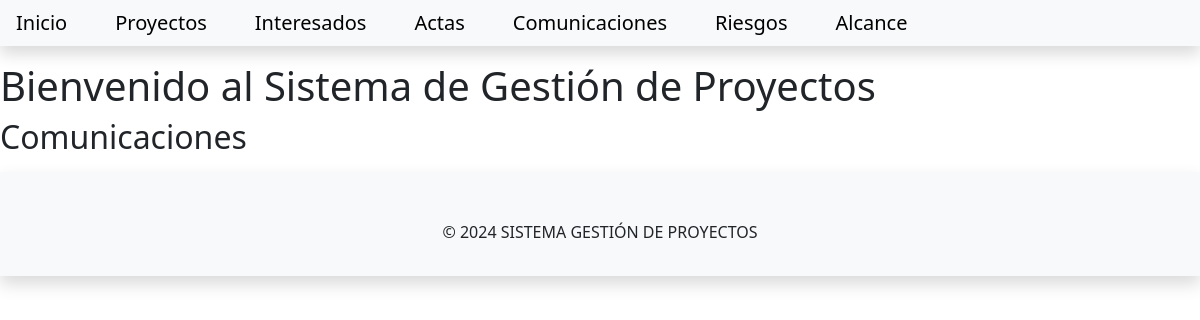
The app's page /gestionproyectos/comunicacion, older data.
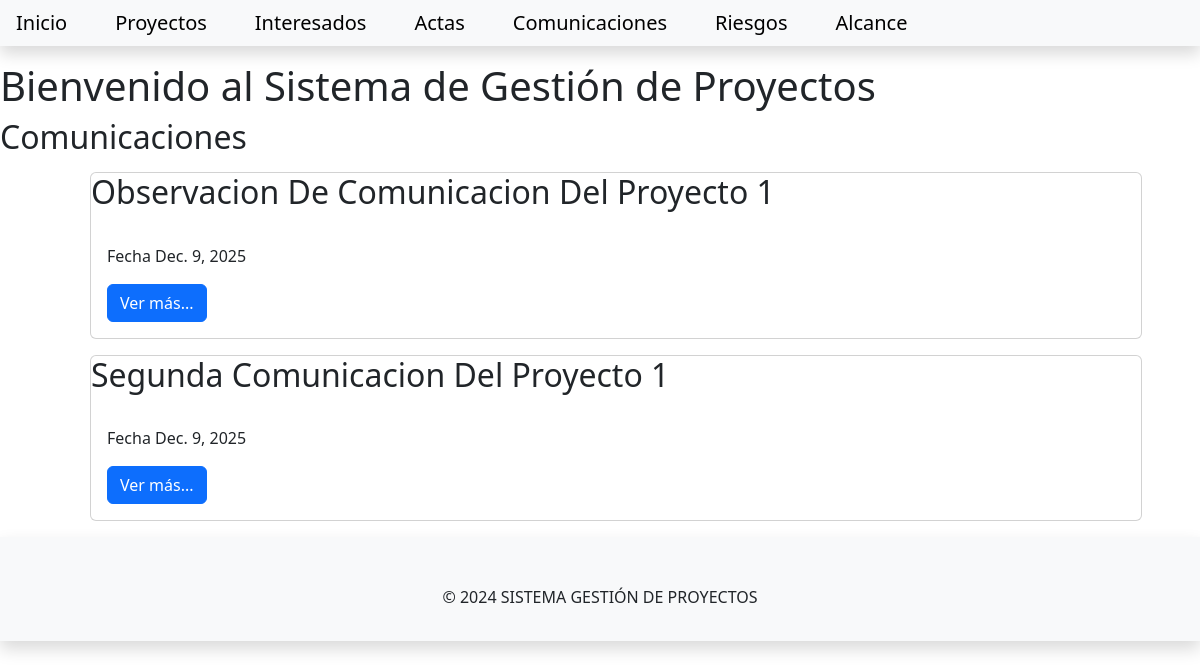
The same page, newer data.
### gestionproyecto/models.py (models this page shows, shortened)
class Comunicacion(models.Model):
    observaciones = models.TextField()
    fecha = models.DateField()
    interesado = models.ForeignKey(to=Interesado, on_delete=models.CASCADE)
    slug = models.SlugField(unique=True, max_length=200, blank=True)

### gestionproyecto/views.py (the view)
# urls.py: path('comunicacion', views.ComunicacionesList.as_view(), name='comunicacion_list'),
class ComunicacionesList(generic.ListView):
    queryset = Comunicacion.objects.all().order_by('fecha')
    template_name = 'gestionproyectos/comunicacionlist.html'
    context_object_name = 'comunicacion_list'

### templates/gestionproyectos/comunicacionlist.html
{% extends 'gestionproyectos/base.html' %}
{% block content %}
    <h1>Bienvenido al Sistema de Gestión de Proyectos</h1>
    <h2> Comunicaciones </h2>
    <div class="container">
         <ul>
        {% for comunicacion in comunicacion_list %}
        <div class="card m-3">
            <div class="card-title">
                <h2>{{ comunicacion.observaciones | title}}</h2>
            </div>
            <div class="card-body">
                <p>
                    Fecha {{ comunicacion.fecha }}
                </p>
                <a class="btn btn-primary" href="{% url 'comunicacion_view' comunicacion.slug %}">Ver más...</a>
            </div>
        </div>
        {% endfor %}
        </ul>
    </div>
{% endblock content %}

### templates/gestionproyectos/base.html (shortened to what this page needs)
<!DOCTYPE html>
<html lang="en">
<head>
    <link href="https://cdn.jsdelivr.net/npm/bootstrap@5.3.8/dist/css/bootstrap.min.css" rel="stylesheet">
</head>
<body>
    <nav class="navbar navbar-expand-lg navbar-light bg-light shadow mb-3" id="mainNav">
        <div class="collapse navbar-collapse" id="navbarResponsive">
            <ul class="navbar-nav ml-auto">
                <li class="nav-item"><a class="navbar-brand p-3" href="{% url 'home' %}">Inicio</a></li>
                <li><a class="navbar-brand p-3" href="/gestionproyectos/index">Proyectos</a></li>
                <li><a class="navbar-brand p-3" href="/gestionproyectos/interesado">Interesados</a></li>
                <li><a class="navbar-brand p-3" href="/gestionproyectos/acta">Actas</a></li>
                <li><a class="navbar-brand p-3" href="/gestionproyectos/comunicacion">Comunicaciones</a></li>
                <li><a class="navbar-brand p-3" href="/gestionproyectos/riesgo">Riesgos</a></li>
                <li><a class="navbar-brand p-3" href="/gestionproyectos/alcance">Alcance</a></li>
            </ul>
        </div>
    </nav>
    {% block content %}
    {% endblock content %}
    <footer class="footer mt-auto py-3 bg-light shadow mt-3">
        <div class="text-center p-3 bg-light mt-3">
            © 2024 SISTEMA GESTIÓN DE PROYECTOS
        </div>
    </footer>
</body>
</html>

Row changes from the older to the newer data that the page shows:
added Comunicacion: observaciones "Observacion De Comunicacion Del Proyecto 1", fecha "Dec. 9, 2025"
added Comunicacion: observaciones "Segunda Comunicacion Del Proyecto 1", fecha "Dec. 9, 2025"
